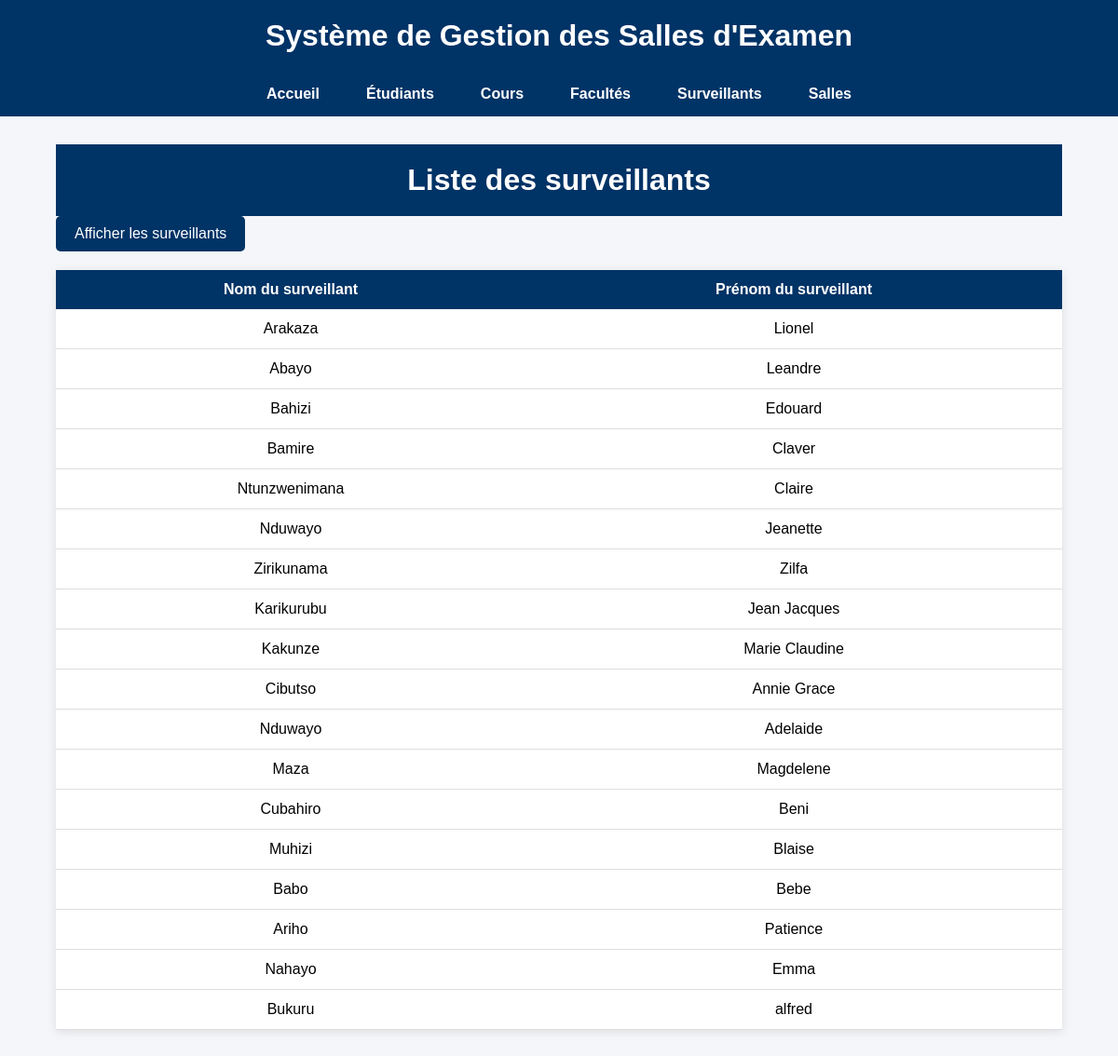
The page /afficher_sur.php on the database its author committed.
### tables this page shows
CREATE TABLE `surveillant` (
  `id_surv` int(11) NOT NULL,
  `nom_surv` varchar(40) NOT NULL,
  `prenom_surv` varchar(40) NOT NULL,
  `login` varchar(50) NOT NULL,
  `motdepasse` varchar(255) NOT NULL,
  `premiere_connexion` tinyint(1) DEFAULT 1,
  `tentatives` int(11) DEFAULT 0,
  `compte_bloque` tinyint(1) DEFAULT 0,
  `date_blocage` datetime DEFAULT NULL,
  `photo` varchar(255) DEFAULT NULL
);

### afficher_sur.php (the view, shortened to what this page needs)
<html lang="fr">
<head>
</head>
<?php
include("connexionDB.php");
?>
<body>
<?php
include("menu.php");
?>
<div class="container">
    <h1 class="titre">Liste des surveillants</h1>
    <a href="afficher_sur.php" class="btn-afficher">
        Afficher les surveillants
    </a>
    <table>
        <tr>
            <th>Nom du surveillant</th>
            <th>Prénom du surveillant</th>
        </tr>
		<?php
		$sql = "SELECT * FROM surveillant";
		$stmt = $bdd->query($sql);
		while($row = $stmt->fetch(PDO::FETCH_ASSOC)) {
		?>
        <tr>
            <td><?php echo $row['nom_surv']; ?></td>
            <td><?php echo $row['prenom_surv']; ?></td>
        </tr>
		<?php }?>
    </table>
</div>
</body>
</html>

### afficher_sur.php (style rules this page uses)
* { margin:0; padding:0; box-sizing:border-box; }
body { font-family:Arial, sans-serif; background:#f4f6f9; }
.container { width:90%; margin:30px auto; }
.titre { text-align:center; color:#003366; margin-bottom:20px; }
.btn-afficher { display:inline-block; text-decoration:none; background:#003366; color:white; padding:10px 20px; border-radius:5px; margin-bottom:20px; }
table { width:100%; border-collapse:collapse; background:white; box-shadow:0 2px 10px rgba(0,0,0,0.1); }
th { background:#003366; color:white; padding:12px; }
td { padding:12px; text-align:center; border-bottom:1px solid #ddd; }

### menu.php (style rules this page uses)
body { margin:0; font-family:Arial, sans-serif; }
.titre { text-align:center; background:#003366; color:white; padding:20px; margin:0; }

### rows shown on the page
surveillant: nom_surv "Arakaza", prenom_surv "Lionel"
surveillant: nom_surv "Abayo", prenom_surv "Leandre"
surveillant: nom_surv "Bahizi", prenom_surv "Edouard"
surveillant: nom_surv "Bamire", prenom_surv "Claver"
surveillant: nom_surv "Ntunzwenimana", prenom_surv "Claire"
surveillant: nom_surv "Nduwayo", prenom_surv "Jeanette"
surveillant: nom_surv "Zirikunama", prenom_surv "Zilfa"
surveillant: nom_surv "Karikurubu", prenom_surv "Jean Jacques"
surveillant: nom_surv "Kakunze", prenom_surv "Marie Claudine"
surveillant: nom_surv "Cibutso", prenom_surv "Annie Grace"
surveillant: nom_surv "Nduwayo", prenom_surv "Adelaide"
surveillant: nom_surv "Maza", prenom_surv "Magdelene"
surveillant: nom_surv "Cubahiro", prenom_surv "Beni"
surveillant: nom_surv "Muhizi", prenom_surv "Blaise"
surveillant: nom_surv "Babo", prenom_surv "Bebe"
surveillant: nom_surv "Ariho", prenom_surv "Patience"
surveillant: nom_surv "Nahayo", prenom_surv "Emma"
surveillant: nom_surv "Bukuru", prenom_surv "alfred"
